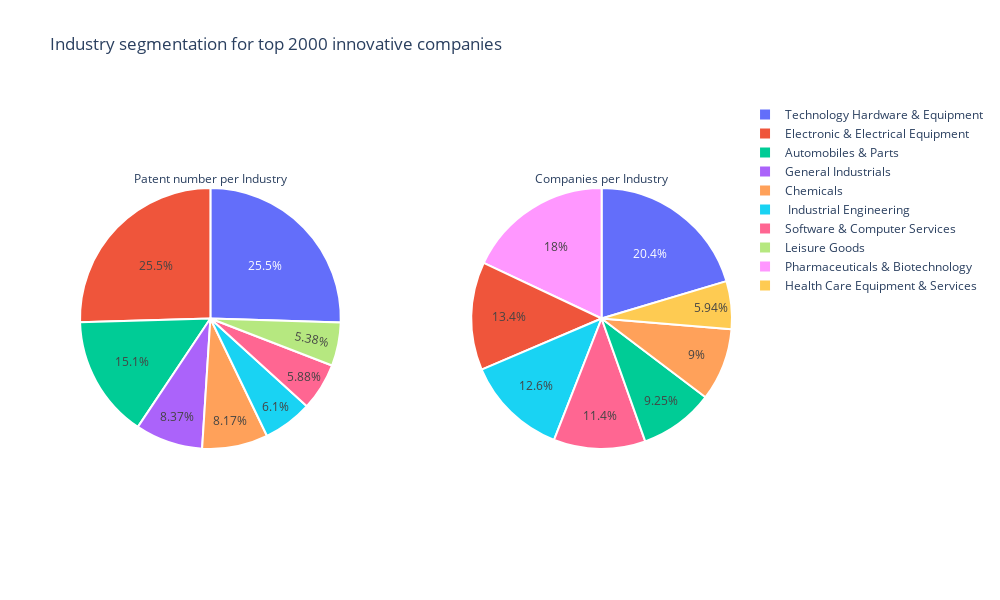

This figure's notebook cell:
### Code cell
# patent count per industry

cmap = plt.get_cmap()
colors = [cmap(i) for i in np.linspace(0, 1, 8)]

patent_pie = go.Pie(labels=dfg_count.index, values=dfg_count["count"], title= "Patent number per Industry",
                    marker=dict(colors=colors, line=dict(color='#FFF', width=2)), 
                    domain={'x': [0.0, .4], 'y': [0.0, 1]}, showlegend=True, textinfo='percent')

company_pie = go.Pie(labels=dfg_company.index, values=dfg_company["Company_id"], title= "Companies per Industry", 
                     marker=dict(colors=colors, line=dict(color='#FFF', width=2)),
                     domain={'x': [.6, 1], 'y': [0.0, 1]}, showlegend=True,  textinfo='percent')

layout = go.Layout(height = 600,
                   width = 1000,
                   autosize = False,
                   title = 'Industry segmentation for top 2000 innovative companies')
go.Figure(data = [patent_pie,company_pie ], layout = layout)

### Figure 1 — Plotly figure (JSON) as saved in the notebook; plotly's stock layout.template omitted (floating-point values rounded to 4 significant figures)
{"data": [{"domain": {"x": [0, 0.4], "y": [0, 1]}, "labels": ["Technology Hardware & Equipment", "Electronic & Electrical Equipment", "Automobiles & Parts", "General Industrials", "Chemicals", " Industrial Engineering", "Software & Computer Services", "Leisure Goods"], "marker": {"colors": [[0.267, 0.004874, 0.3294, 1], [0.2752, 0.1949, 0.496, 1], [0.2124, 0.3597, 0.5517, 1], [0.1534, 0.497, 0.5577, 1], [0.1223, 0.6332, 0.5304, 1], [0.2889, 0.7584, 0.4284, 1], [0.6266, 0.8546, 0.2234, 1], [0.9932, 0.9062, 0.1439, 1]], "line": {"color": "#FFF", "width": 2}}, "showlegend": true, "textinfo": "percent", "title": {"text": "Patent number per Industry"}, "type": "pie", "values": [860852, 860288, 511728, 282812, 275864, 206104, 198536, 181904]}, {"domain": {"x": [0.6, 1], "y": [0, 1]}, "labels": ["Technology Hardware & Equipment", "Pharmaceuticals & Biotechnology", "Electronic & Electrical Equipment", " Industrial Engineering", "Software & Computer Services", "Automobiles & Parts", "Chemicals", "Health Care Equipment & Services"], "marker": {"colors": [[0.267, 0.004874, 0.3294, 1], [0.2752, 0.1949, 0.496, 1], [0.2124, 0.3597, 0.5517, 1], [0.1534, 0.497, 0.5577, 1], [0.1223, 0.6332, 0.5304, 1], [0.2889, 0.7584, 0.4284, 1], [0.6266, 0.8546, 0.2234, 1], [0.9932, 0.9062, 0.1439, 1]], "line": {"color": "#FFF", "width": 2}}, "showlegend": true, "textinfo": "percent", "title": {"text": "Companies per Industry"}, "type": "pie", "values": [240, 212, 158, 149, 134, 109, 106, 70]}], "layout": {"autosize": false, "height": 600, "title": {"text": "Industry segmentation for top 2000 innovative companies"}, "width": 1000}}
